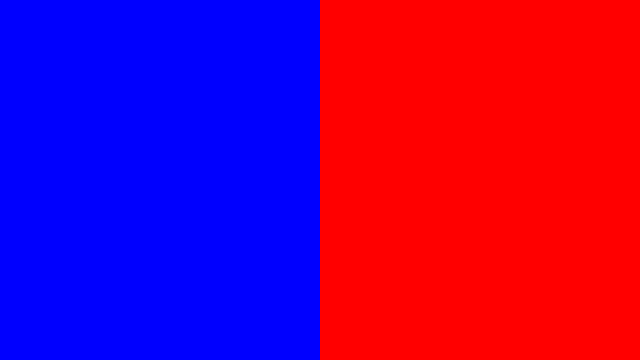
Frame 1 (no input)
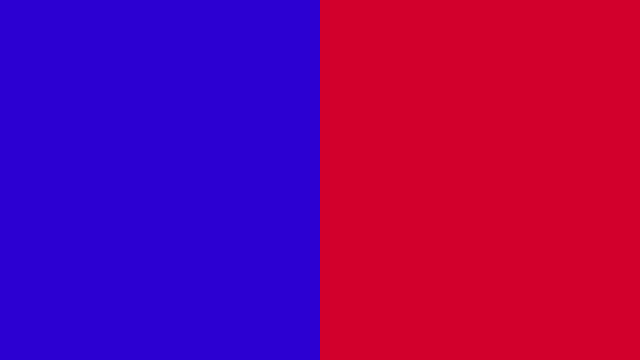
Frame 60 (the mouse pressed at the canvas centre just before this capture)
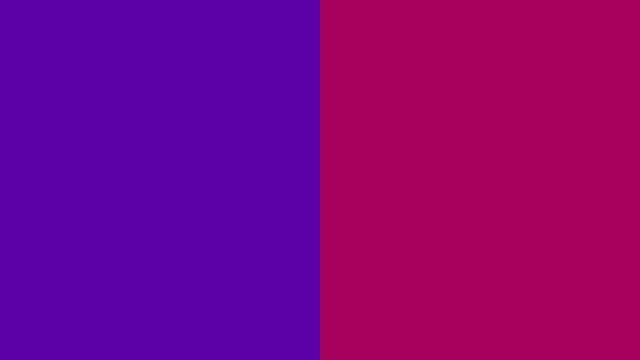
Frame 120 (the mouse held since frame 60 and released just before this capture)

The Processing sketch that drew these frames (run headless with seeded random() and noise(); from frame 60 on, the mouse is pressed at the canvas centre):

// Processing sketch: bouncing_color
// ── bouncing_color.pde
float r, b;
boolean plusR, plusB;

void setup() {
  size(640, 360);
  background(0);
  stroke(255);
  line(width/2, 0, width/2, height);

  noStroke();

  r = 0;
  b = 255;
}

void draw() {

  plusB();



  fill(r, 0, b);
  rect(0, 0, width/2, height);

  fill(b, 0, r);
  rect(width/2, 0, width, height);

  plus();
}


void plusB() {
  if (r == 255 && b == 0) {
    plusR = false;
    plusB = true;
  } else if (r == 0 && b == 255) {
    plusR = true;
    plusB = false;
  }
}

void plus() {
  if (plusR) {
    r = r + 0.75;
    b = b - 0.75;
  } else {
    r = r - 0.75;
    b = b + 0.75;
  }
}
